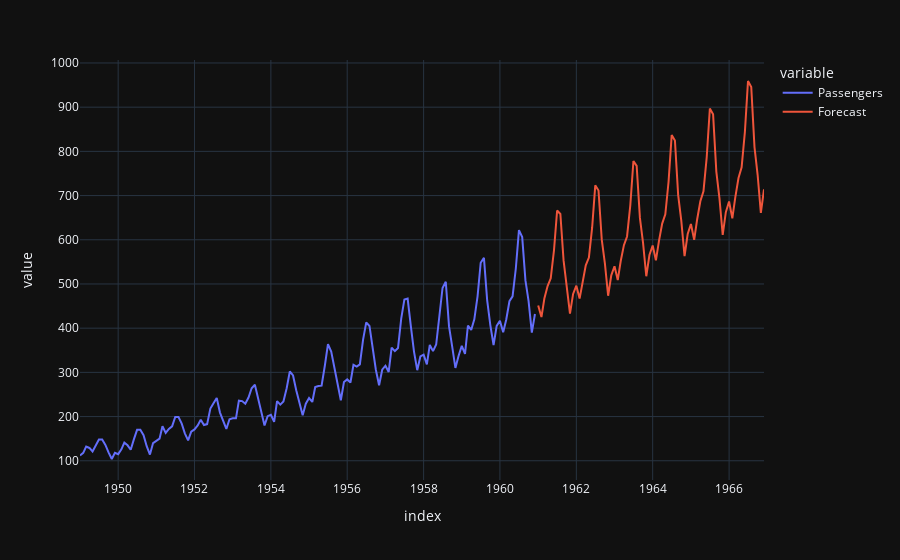

Notebook cell for this chart:
### Code cell
px.line(a,template = 'plotly_dark')

### Figure 1 — Plotly figure (JSON) as saved in the notebook; plotly's stock layout.template omitted (floating-point values rounded to 4 significant figures; data arrays with more than 128 entries replaced by an {"elided": "..."} marker saying what was removed)
{"data": [{"hovertemplate": "variable=Passengers<br>index=%{x}<br>value=%{y}<extra></extra>", "legendgroup": "Passengers", "line": {"color": "#636efa", "dash": "solid"}, "marker": {"symbol": "circle"}, "mode": "lines", "name": "Passengers", "orientation": "v", "showlegend": true, "type": "scatter", "x": {"elided": "216 str values"}, "xaxis": "x", "y": {"elided": "216 int values"}, "yaxis": "y"}, {"hovertemplate": "variable=Forecast<br>index=%{x}<br>value=%{y}<extra></extra>", "legendgroup": "Forecast", "line": {"color": "#EF553B", "dash": "solid"}, "marker": {"symbol": "circle"}, "mode": "lines", "name": "Forecast", "orientation": "v", "showlegend": true, "type": "scatter", "x": {"elided": "216 str values"}, "xaxis": "x", "y": {"elided": "216 float values"}, "yaxis": "y"}], "layout": {"legend": {"title": {"text": "variable"}, "tracegroupgap": 0}, "margin": {"t": 60}, "xaxis": {"anchor": "y", "domain": [0, 1], "title": {"text": "index"}}, "yaxis": {"anchor": "x", "domain": [0, 1], "title": {"text": "value"}}}}
